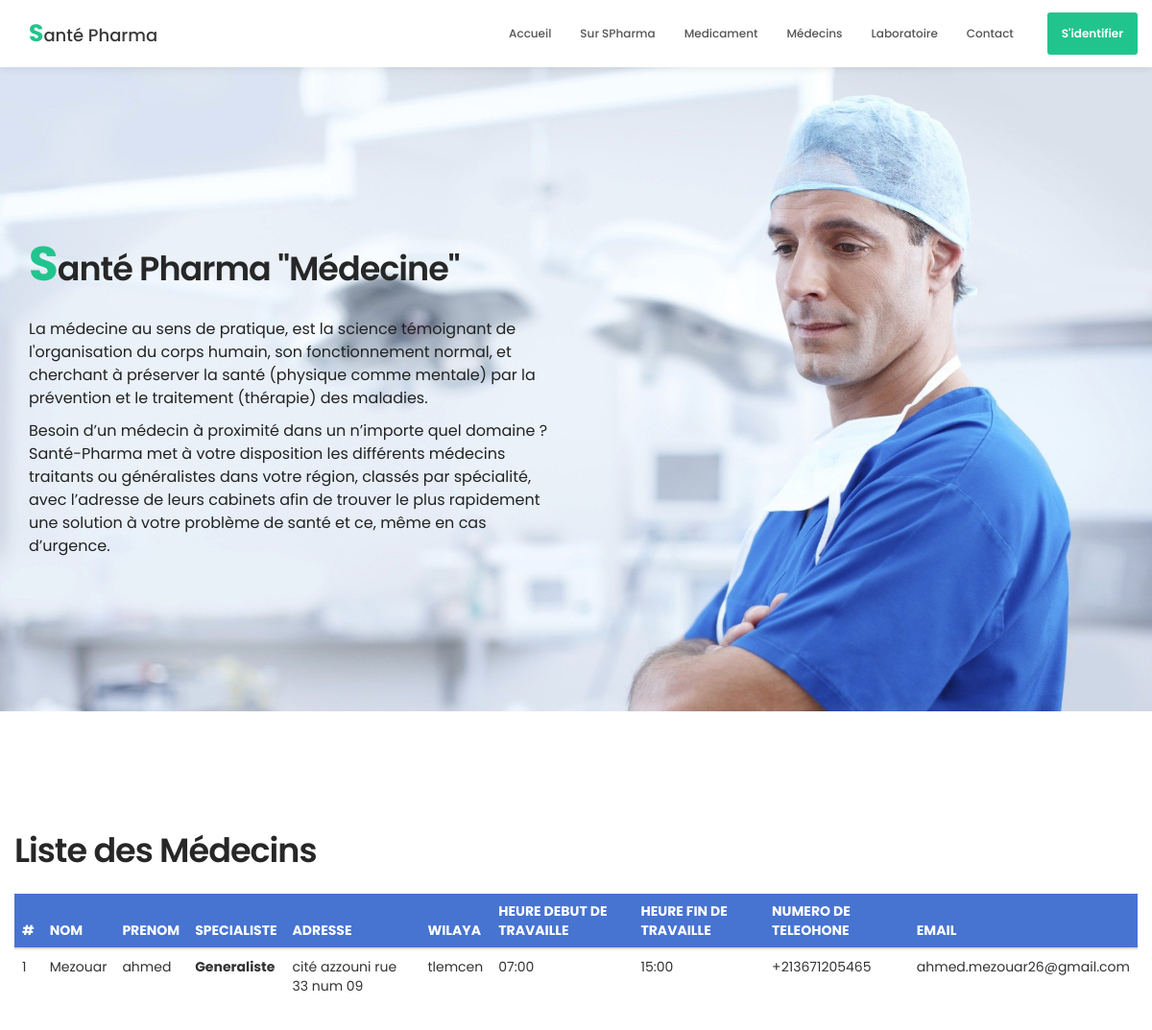
Page /medecin.php on the earlier database version.
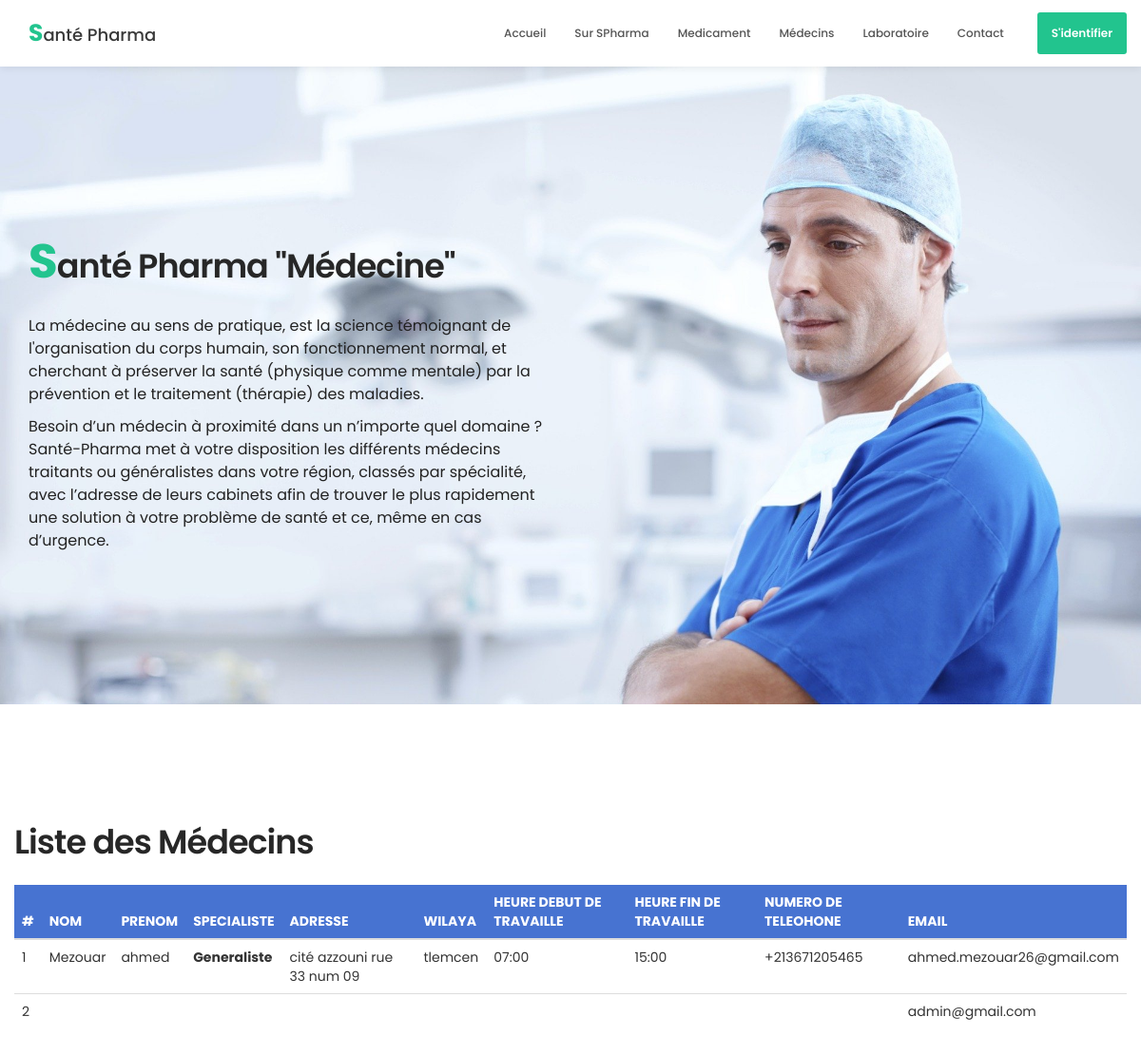
Same page on the later database version.
### tables this page shows
CREATE TABLE `user` (
  `id_U` int(3) NOT NULL,
  `Nom` varchar(20) NOT NULL,
  `prenom` varchar(20) NOT NULL,
  `date` date NOT NULL,
  `email` varchar(50) NOT NULL,
  `password` char(20) NOT NULL,
  `Sexe` varchar(20) NOT NULL,
  `addres` varchar(100) NOT NULL,
  `region` varchar(50) NOT NULL,
  `wilaya` varchar(50) NOT NULL,
  `choix` varchar(20) NOT NULL,
  `specialite` varchar(100) NOT NULL,
  `HOV` varchar(6) NOT NULL,
  `HOF` varchar(6) NOT NULL,
  `numAgre` varchar(20) NOT NULL,
  `numTel` varchar(20) NOT NULL,
  `dateInsec` timestamp NOT NULL DEFAULT current_timestamp()
);

### medecin.php (the view, shortened to what this page needs)
<!DOCTYPE html>
<html lang="fr">
<head>
     <link rel="stylesheet" href="css/bootstrap.min.css">
     <link rel="stylesheet" href="css/font-awesome.min.css">
     <link rel="stylesheet" href="css/animate.css">
     <link rel="stylesheet" href="css/owl.carousel.css">
     <link rel="stylesheet" href="css/owl.theme.default.min.css">
     <link rel="stylesheet" href="css/tooplate-style.css">
</head>
<body id="top" data-spy="scroll" data-target=".navbar-collapse" data-offset="50">
     <section class="navbar navbar-default navbar-static-top" role="navigation">
          <div class="container">
               <div class="navbar-header">
                    <a href="index.php" class="navbar-brand"><b>S</b>anté Pharma</a>
               </div>
               <div class="collapse navbar-collapse">
                    <ul class="nav navbar-nav navbar-right">
                         <li><a href="index.php" class="smoothScroll">Accueil</a></li>
                         <li><a href="index.php" class="smoothScroll">Sur SPharma</a></li>
                         <li><a href="listemedicam.php" class="smoothScroll">Medicament</a></li>
                         <li><a href="medecin.php" class="smoothScroll">Médecins</a></li>
                         <li><a href="#team1" class="smoothScroll">Laboratoire</a></li>
                         <li><a href="#footer" class="smoothScroll">Contact</a></li>
                         <li class="appointment-btn1"><a href="compte.php">S'identifier</a></li>
                    </ul>
               </div>
          </div>
     </section>
     <section id="about1">
          <div class="container">
               <div class="row">
                    <div class="col-md-6 col-sm-6">
                         <div class="about-info">
                              <h2 class="wow fadeInUp" data-wow-delay="0.6s"><b>S</b>anté Pharma "Médecine"</h2>
                              <div class="wow fadeInUp" data-wow-delay="0.8s">
                                   <p>La médecine au sens de pratique, est la science témoignant de l'organisation du corps humain,
                                        son fonctionnement normal, et cherchant à préserver la santé (physique comme mentale) par la prévention
                                        et le traitement (thérapie) des maladies. </p>
                                        <p>Besoin d’un médecin à proximité dans un n’importe quel domaine ?
                                        Santé-Pharma met à votre disposition les différents médecins traitants ou généralistes
                                        dans votre région, classés par spécialité, avec l’adresse de leurs cabinets afin
                                        de trouver le plus rapidement une solution à votre problème de santé et ce, même en cas d’urgence.</p>
                              </div>
                         </div>
                    </div>
               </div>
          </div>
     </section>
     <section id="team" data-stellar-background-ratio="1">
          <div class="container">
               <div class="row">
               <h2>Liste des Médecins</h2>
               <table class="table table-hover" style="width:100%">
                    <thead style="background:#4773d1; color:white; vertical-align: middle;">
                    <tr>
                         <th scope="col">#</th>
                         <th scope="col">NOM</th>
                         <th scope="col">PRENOM</th>
                         <th scope="col">SPECIALISTE</th>
                         <th scope="col">ADRESSE</th>
                         <th scope="col">WILAYA</th>
                         <th scope="col">HEURE DEBUT DE TRAVAILLE</th>
                         <th scope="col">HEURE FIN DE TRAVAILLE</th>
                         <th scope="col">NUMERO DE TELEOHONE</th>
                         <th scope="col">EMAIL</th>
                    </tr>
                    </thead>
                    <tbody>
                         <?php
          include("connexion3.php");
          $query = "select * from user";
          $stat = $conn->query($query);
          $tab = $stat->fetchAll();
          foreach($tab as $ligne)
          {
               echo "<tr><td>".$ligne ["id_U"]."</td><td>".$ligne ["Nom"]."</td><td>".$ligne ["prenom"]."</td><th>".$ligne ["specialite"]."</th><td>".$ligne ["addres"]."</td><td>".$ligne ["wilaya"]."</td><td>".$ligne ["HOV"]."</td><td>".$ligne ["HOF"]."</td><td>".$ligne ["numTel"]."</td><td>".$ligne ["email"]."</td></tr>";
          }
        ?>
                    </tbody>
                    </table>
               </div>
          </div>
     </section>
</body>
</html>

### css/tooplate-style.css (style rules this page uses)
body { background: #ffffff; font-family: 'Poppins', sans-serif; overflow-x: hidden; }
h1,h2,h3,h4,h5,h6 { font-weight: 600; line-height: inherit; }
h1,h2,h3,h4 { letter-spacing: -1px; }
h2 { color: #272727; font-size: 3em; padding-bottom: 10px; }
p { color: #222222; font-size: 16px; font-weight: normal; line-height: 24px; }
b { font-size: 25px; font-weight: bold; color: #22c48e; }
.about-info b { font-size: 50px; }
html { -webkit-font-smoothing: antialiased; }
a { color: #252525; -webkit-transition: 0.5s; transition: 0.5s; text-decoration: none !important; }
#about, #team, #news, #news-detail, #about1 { position: relative; padding-top: 100px; padding-bottom: 100px; }
.navbar-default { background: #ffffff; box-shadow: 0 2px 8px rgba(0,0,0,.075); border: none; margin-bottom: 0; padding: 10px; }
.navbar-default .navbar-brand { color: #393939; font-weight: 500; }
.navbar-default .navbar-brand b { color: #22c48e; }
.navbar-default .navbar-nav li.appointment-btn1 { margin: 3px 0 0 20px; }
.navbar-default .navbar-nav li.appointment-btn1 a { background: #22c48e; border-radius: 3px; color: #ffffff; font-weight: 600; padding-top: 12px; padding-bottom: 12px; }
.navbar-default .navbar-nav li a { color: #555555; font-size: 12px; font-weight: 500; padding-right: 20px; padding-left: 20px; -webkit-transition: all ease-in-out 0.4s; transition: all ease-in-out 0.4s; }
#about1 { background: url('../images/doctor-1920.jpg') no-repeat top center; background-size: cover; padding-top: 150px; padding-bottom: 150px; }
.table { width: 80%; margin: auto; }
.table thead { background-color: #22c48e; }
@media only screen and (max-width: 1200px) { h2 { font-size: 2.5em; } }
@media only screen and (max-width: 1200px) { .navbar-default .navbar-nav li a { padding-right: 15px; padding-left: 15px; } }

Differences in the rows shown:
added user: id_U "2", email "admin@gmail.com"
